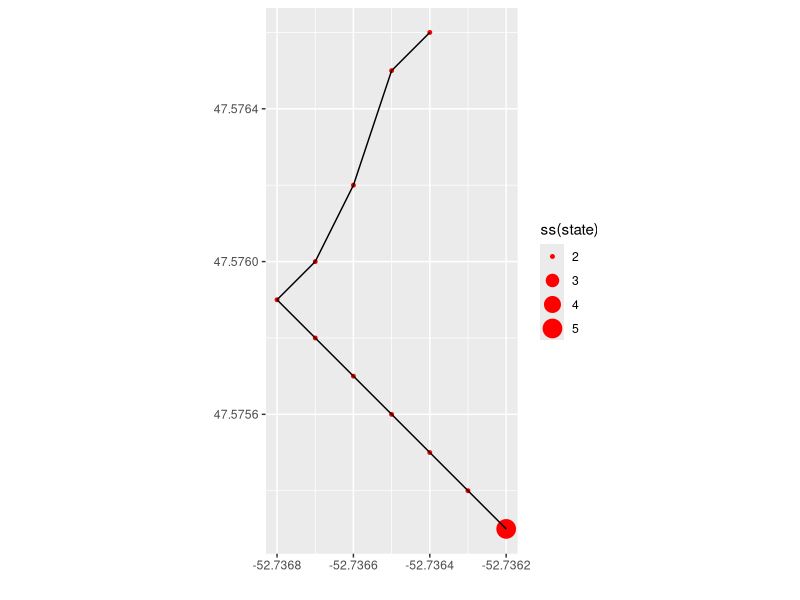

This figure's R source:
library(ggplot2)

setwd("/Users/bryan/Git/munsailbot")

# Import CSV and delete empty/NA rows
# TODO: Use aes to define evenly spaced X/Y ticks
data <- read.table('track.csv', header = TRUE, sep =',')
data <- subset(data, Lat!=c("99.99"))
data <- subset(data, Lon!=c("99.99"))
state <- c(data$Sailstate)

ss <- function(x){ifelse(x > 0, 5, 2)}

ggplot(data,aes(x=data$Lon, y=data$Lat)) +
  geom_point(color="red", (aes(size = ss(state)))) +
  labs(x="",y="") +
  geom_path() +
  coord_equal()

#fin
